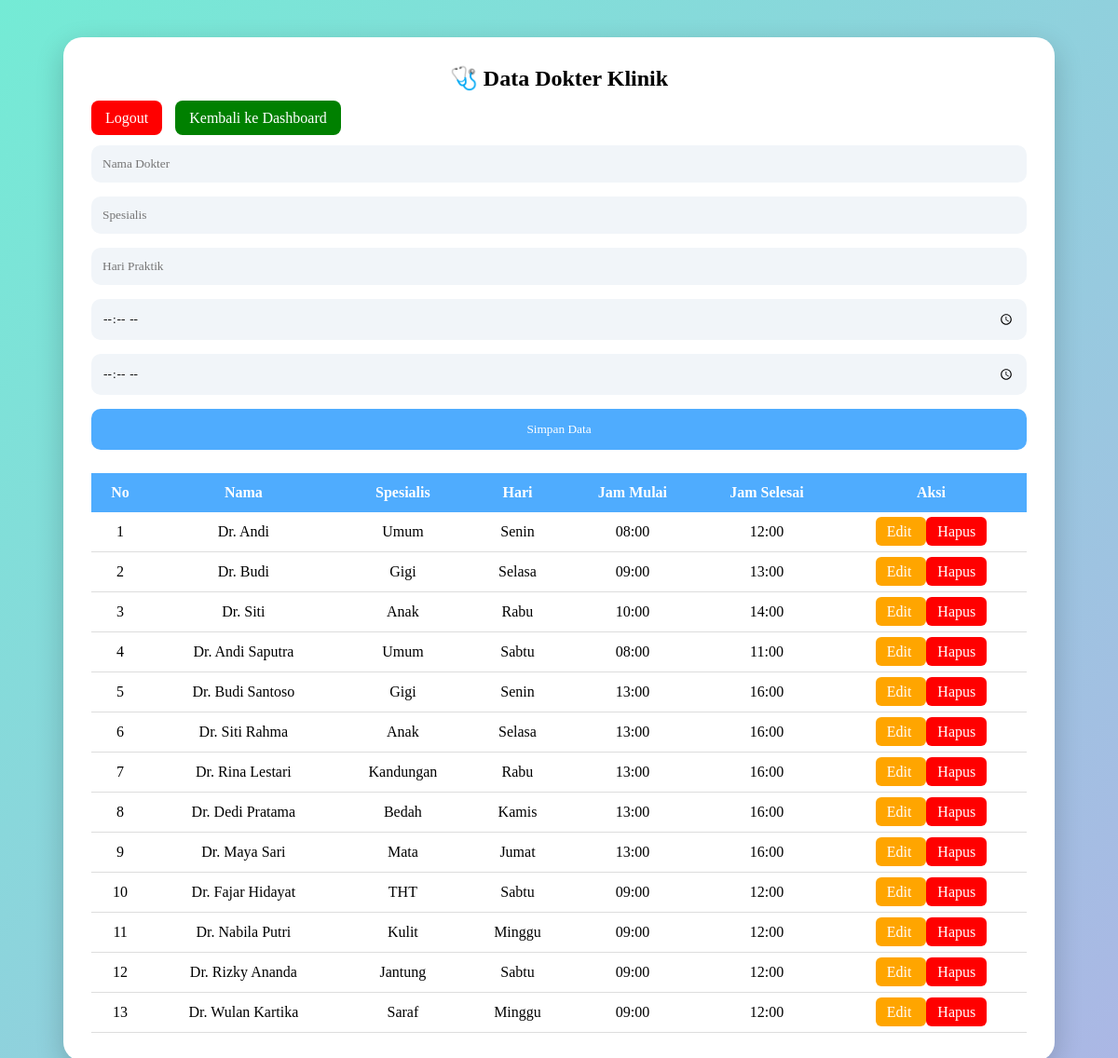
Screenshot of /dokter.php with the database file from the repository.
### tables this page shows
CREATE TABLE `dokter` (
  `id` int(11) NOT NULL,
  `nama` varchar(100) DEFAULT NULL,
  `spesialis` varchar(100) DEFAULT NULL,
  `hari` varchar(20) DEFAULT NULL,
  `jam_mulai` time DEFAULT NULL,
  `jam_selesai` time DEFAULT NULL
);

### dokter.php (the view, shortened to what this page needs)
<?php
include 'config.php';
$edit = null;
?>
<!DOCTYPE html>
<html>
<head>
</head>
<body>
<div class="container">
<h2>🩺 Data Dokter Klinik</h2>
<div class="menu">
    <a href="logout.php" class="logout">Logout</a>
    <a href="dashboard.php" class="kembali">Kembali ke Dashboard</a>
</div>
<form method="POST">
<div class="input-group">
<input
type="text"
name="nama"
placeholder="Nama Dokter"
value="<?= $edit['nama'] ?? '' ?>"
required>
</div>
<div class="input-group">
<input
type="text"
name="spesialis"
placeholder="Spesialis"
value="<?= $edit['spesialis'] ?? '' ?>">
</div>
<div class="input-group">
<input
type="text"
name="hari"
placeholder="Hari Praktik"
value="<?= $edit['hari'] ?? '' ?>">
</div>
<div class="input-group">
<input
type="time"
name="jam_mulai"
value="<?= $edit['jam_mulai'] ?? '' ?>">
</div>
<div class="input-group">
<input
type="time"
name="jam_selesai"
value="<?= $edit['jam_selesai'] ?? '' ?>">
</div>
<button name="<?= $edit ? 'update' : 'simpan' ?>">
<?= $edit ? 'Update Data' : 'Simpan Data' ?>
</button>
</form>
<table>
<tr>
<th>No</th>
<th>Nama</th>
<th>Spesialis</th>
<th>Hari</th>
<th>Jam Mulai</th>
<th>Jam Selesai</th>
<th>Aksi</th>
</tr>
<?php
$no = 1;
$data = mysqli_query($conn, "SELECT * FROM dokter");
while ($d = mysqli_fetch_assoc($data)):
?>
<tr>
<td><?= $no++ ?></td>
<td><?= $d['nama'] ?></td>
<td><?= $d['spesialis'] ?></td>
<td><?= $d['hari'] ?></td>
<td><?= substr($d['jam_mulai'],0,5) ?></td>
<td><?= substr($d['jam_selesai'],0,5) ?></td>
<td>
<a class="edit" href="dokter.php?edit=<?= $d['id'] ?>">
Edit
</a>
<a
class="hapus"
href="dokter.php?hapus=<?= $d['id'] ?>"
onclick="return confirm('Yakin ingin hapus data?')">
Hapus
</a>
</td>
</tr>
<?php endwhile; ?>
</table>
</div>
</body>
</html>

### dokter.php (style rules this page uses)
* { margin:0; padding:0; box-sizing:border-box; font-family:Poppins; }
body { background:linear-gradient(135deg,#74ebd5,#ACB6E5); padding:40px; }
.container { width:95%; max-width:1100px; margin:auto; background:white; padding:30px; border-radius:20px; box-shadow:0 10px 30px rgba(0,0,0,.2); }
h2 { text-align:center; margin-bottom:20px; }
.menu { margin-bottom:20px; }
.menu a { padding:10px 15px; border-radius:8px; text-decoration:none; color:white; margin-right:10px; }
.logout { background:red; }
.kembali { background:green; }
.input-group { margin-bottom:15px; }
input { width:100%; padding:12px; border:none; border-radius:10px; background:#f1f5f9; }
button { width:100%; padding:14px; border:none; border-radius:10px; background:#4facfe; color:white; cursor:pointer; }
table { width:100%; margin-top:25px; border-collapse:collapse; }
th { background:#4facfe; color:white; }
th, td { padding:12px; text-align:center; }
td { border-bottom:1px solid #ddd; }
.edit, .hapus { padding:7px 12px; color:white; border-radius:6px; text-decoration:none; }
.edit { background:orange; }
.hapus { background:red; }

### rows the page displays
dokter: nama "Dr. Andi", spesialis "Umum", hari "Senin", jam_mulai "08:00", jam_selesai "12:00"
dokter: nama "Dr. Budi", spesialis "Gigi", hari "Selasa", jam_mulai "09:00", jam_selesai "13:00"
dokter: nama "Dr. Siti", spesialis "Anak", hari "Rabu", jam_mulai "10:00", jam_selesai "14:00"
dokter: nama "Dr. Andi Saputra", spesialis "Umum", hari "Sabtu", jam_mulai "08:00", jam_selesai "11:00"
dokter: nama "Dr. Budi Santoso", spesialis "Gigi", hari "Senin", jam_mulai "13:00", jam_selesai "16:00"
dokter: nama "Dr. Siti Rahma", spesialis "Anak", hari "Selasa", jam_mulai "13:00", jam_selesai "16:00"
dokter: nama "Dr. Rina Lestari", spesialis "Kandungan", hari "Rabu", jam_mulai "13:00", jam_selesai "16:00"
dokter: nama "Dr. Dedi Pratama", spesialis "Bedah", hari "Kamis", jam_mulai "13:00", jam_selesai "16:00"
dokter: nama "Dr. Maya Sari", spesialis "Mata", hari "Jumat", jam_mulai "13:00", jam_selesai "16:00"
dokter: nama "Dr. Fajar Hidayat", spesialis "THT", hari "Sabtu", jam_mulai "09:00", jam_selesai "12:00"
dokter: nama "Dr. Nabila Putri", spesialis "Kulit", hari "Minggu", jam_mulai "09:00", jam_selesai "12:00"
dokter: nama "Dr. Rizky Ananda", spesialis "Jantung", hari "Sabtu", jam_mulai "09:00", jam_selesai "12:00"
dokter: nama "Dr. Wulan Kartika", spesialis "Saraf", hari "Minggu", jam_mulai "09:00", jam_selesai "12:00"
